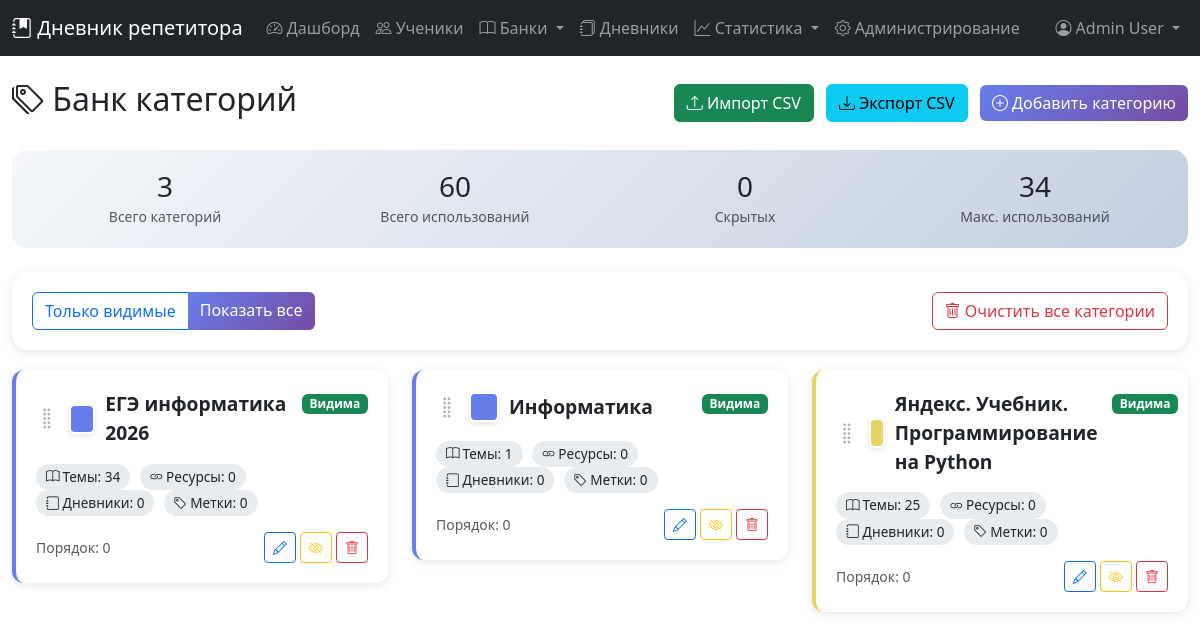
Screenshot of /categories.php?show_hidden=1 (signed in) with the database file from the repository.
### tables this page shows
CREATE TABLE `users` (
  `id` int(11) NOT NULL,
  `username` varchar(50) NOT NULL,
  `email` varchar(100) NOT NULL,
  `password_hash` varchar(255) NOT NULL,
  `first_name` varchar(50) NOT NULL,
  `last_name` varchar(50) NOT NULL,
  `middle_name` varchar(50) DEFAULT NULL,
  `phone` varchar(20) DEFAULT NULL,
  `is_active` tinyint(1) DEFAULT 1,
  `is_admin` tinyint(1) DEFAULT 0,
  `created_at` timestamp NOT NULL DEFAULT current_timestamp(),
  `updated_at` timestamp NOT NULL DEFAULT current_timestamp() ON UPDATE current_timestamp(),
  `last_login` timestamp NULL DEFAULT NULL,
  `reset_token` varchar(100) DEFAULT NULL,
  `reset_token_expires` timestamp NULL DEFAULT NULL
);

CREATE TABLE `categories` (
  `id` int(11) NOT NULL,
  `user_id` int(11) NOT NULL,
  `name` varchar(100) NOT NULL,
  `color` varchar(7) DEFAULT '#808080',
  `is_hidden` tinyint(1) DEFAULT 0,
  `sort_order` int(11) DEFAULT 0,
  `created_at` timestamp NOT NULL DEFAULT current_timestamp(),
  `updated_at` timestamp NOT NULL DEFAULT current_timestamp() ON UPDATE current_timestamp()
);

### config.php (called while the page is built, shortened)
<?php
function isAdmin() {
    return isset($_SESSION['is_admin']) && $_SESSION['is_admin'] == 1;
}
function getCurrentUser($pdo) {
    $stmt = $pdo->prepare("SELECT id, username, email, first_name, last_name, middle_name, phone, is_admin FROM users WHERE id = ?");
    $stmt->execute([$_SESSION['user_id']]);
    return $stmt->fetch();
}
?>

### categories.php (the view, shortened to what this page needs)
<?php
require_once 'config.php';
$currentUser = getCurrentUser($pdo);
$userId = $currentUser['id'];
$action = $_GET['action'] ?? 'list';
$showHidden = isset($_GET['show_hidden']) ? $_GET['show_hidden'] : '0';
$query = "SELECT * FROM categories WHERE user_id = ?";
$params = [$userId];
$query .= " ORDER BY sort_order, name";
$stmt = $pdo->prepare($query);
$stmt->execute($params);
$categories = $stmt->fetchAll();
$usageStats = [];
foreach ($categories as $category) {
    $stmt = $pdo->prepare("
        SELECT
            (SELECT COUNT(*) FROM topics WHERE category_id = ?) as topics,
            (SELECT COUNT(*) FROM resources WHERE category_id = ?) as resources,
            (SELECT COUNT(*) FROM diaries WHERE category_id = ?) as diaries,
            (SELECT COUNT(*) FROM labels WHERE category_id = ?) as labels
    ");
    $stmt->execute([$category['id'], $category['id'], $category['id'], $category['id']]);
    $usageStats[$category['id']] = $stmt->fetch();
}
?>
<!DOCTYPE html>
<html lang="ru">
<head>
    <link href="https://cdn.jsdelivr.net/npm/bootstrap@5.3.0/dist/css/bootstrap.min.css" rel="stylesheet">
    <link href="https://cdn.jsdelivr.net/npm/bootstrap-icons@1.11.0/font/bootstrap-icons.css" rel="stylesheet">
    <link href="https://cdn.jsdelivr.net/npm/spectrum-colorpicker2@2.0.0/dist/spectrum.min.css" rel="stylesheet">
</head>
<body>
    <?php include 'menu.php'; ?>
    <div class="container-fluid py-4">
        <?php if ($action === 'list'): ?>
            <div class="d-flex justify-content-between align-items-center mb-4">
                <h2><i class="bi bi-tags"></i> Банк категорий</h2>
                <div>
                    <button type="button" class="btn btn-success me-2" data-bs-toggle="modal" data-bs-target="#importModal">
                        <i class="bi bi-upload"></i> Импорт CSV
                    </button>
                    <a href="?export_csv=1" class="btn btn-info me-2">
                        <i class="bi bi-download"></i> Экспорт CSV
                    </a>
                    <a href="?action=add" class="btn btn-primary">
                        <i class="bi bi-plus-circle"></i> Добавить категорию
                    </a>
                </div>
            </div>
            <div class="stats-section mb-4">
                <div class="row">
                    <div class="col-md-3">
                        <div class="text-center">
                            <h3 class="mb-0"><?php echo count($categories); ?></h3>
                            <small class="text-muted">Всего категорий</small>
                        </div>
                    </div>
                    <div class="col-md-3">
                        <div class="text-center">
                            <h3 class="mb-0">
                                <?php
                                $totalUsage = 0;
                                foreach ($usageStats as $stat) {
                                    $totalUsage += $stat['topics'] + $stat['resources'] + $stat['diaries'] + $stat['labels'];
                                }
                                echo $totalUsage;
                                ?>
                            </h3>
                            <small class="text-muted">Всего использований</small>
                        </div>
                    </div>
                    <div class="col-md-3">
                        <div class="text-center">
                            <h3 class="mb-0">
                                <?php
                                $hiddenCount = 0;
                                echo $hiddenCount;
                                ?>
                            </h3>
                            <small class="text-muted">Скрытых</small>
                        </div>
                    </div>
                    <div class="col-md-3">
                        <div class="text-center">
                            <h3 class="mb-0">
                                <?php
                                $mostUsed = 0;
                                foreach ($usageStats as $stat) {
                                    $used = $stat['topics'] + $stat['resources'] + $stat['diaries'] + $stat['labels'];
                                    if ($used > $mostUsed) $mostUsed = $used;
                                }
                                echo $mostUsed;
                                ?>
                            </h3>
                            <small class="text-muted">Макс. использований</small>
                        </div>
                    </div>
                </div>
            </div>
            <div class="filter-panel">
                <div class="row align-items-center">
                    <div class="col-md-6">
                        <div class="btn-group" role="group">
                            <a href="?show_hidden=0" class="btn <?php echo $showHidden === '0' ? 'btn-primary' : 'btn-outline-primary'; ?>">
                                Только видимые
                            </a>
                            <a href="?show_hidden=1" class="btn <?php echo $showHidden === '1' ? 'btn-primary' : 'btn-outline-primary'; ?>">
                                Показать все
                            </a>
                        </div>
                    </div>
                    <div class="col-md-6 text-end">
                        <a href="?clear_all=1" class="btn btn-outline-danger"
                           onclick="return confirm('Вы уверены? Это действие очистит все категории. Категории, используемые в других модулях, будут скрыты.')">
                            <i class="bi bi-trash"></i> Очистить все категории
                        </a>
                    </div>
                </div>
            </div>
            <div class="row" id="categories-list">
                <?php if (empty($categories)): ?>
                    <div class="col-12">
                        <div class="alert alert-info text-center py-5">
                            <i class="bi bi-tag" style="font-size: 3rem;"></i>
                            <h4 class="mt-3">Категории не найдены</h4>
                            <p>Создайте первую категорию, нажав кнопку "Добавить категорию"</p>
                        </div>
                    </div>
                <?php else: ?>
                    <?php foreach ($categories as $category): ?>
                        <?php $usage = $usageStats[$category['id']]; ?>
                        <div class="col-md-6 col-lg-4 category-item" data-id="<?php echo $category['id']; ?>">
                            <div class="category-card <?php echo $category['is_hidden'] ? 'hidden' : ''; ?>"
                                 style="border-left-color: <?php echo htmlspecialchars($category['color']); ?>">
                                <div class="d-flex justify-content-between align-items-start">
                                    <div class="category-name">
                                        <span class="sort-handle"><i class="bi bi-grip-vertical"></i></span>
                                        <span class="category-color" style="background: <?php echo htmlspecialchars($category['color']); ?>"></span>
                                        <?php echo htmlspecialchars($category['name']); ?>
                                    </div>
                                    <div>
                                        <span class="badge <?php echo $category['is_hidden'] ? 'bg-secondary' : 'bg-success'; ?>">
                                            <?php echo $category['is_hidden'] ? 'Скрыта' : 'Видима'; ?>
                                        </span>
                                    </div>
                                </div>
                                <div class="mt-3">
                                    <div class="usage-badge">
                                        <i class="bi bi-book"></i> Темы: <?php echo $usage['topics']; ?>
                                    </div>
                                    <div class="usage-badge">
                                        <i class="bi bi-link"></i> Ресурсы: <?php echo $usage['resources']; ?>
                                    </div>
                                    <div class="usage-badge">
                                        <i class="bi bi-journal"></i> Дневники: <?php echo $usage['diaries']; ?>
                                    </div>
                                    <div class="usage-badge">
                                        <i class="bi bi-tag"></i> Метки: <?php echo $usage['labels']; ?>
                                    </div>
                                </div>
                                <div class="mt-3 d-flex justify-content-between align-items-center">
                                    <small class="text-muted">
                                        <i class="bi bi-arrow-up-down"></i> Порядок: <?php echo $category['sort_order']; ?>
                                    </small>
                                    <div>
                                        <a href="?action=edit&id=<?php echo $category['id']; ?>" class="btn btn-sm btn-outline-primary">
                                            <i class="bi bi-pencil"></i>
                                        </a>
                                        <a href="?toggle_hide=1&id=<?php echo $category['id']; ?>" class="btn btn-sm btn-outline-warning">
                                            <i class="bi bi-eye<?php echo $category['is_hidden'] ? '' : '-slash'; ?>"></i>
                                        </a>
                                        <a href="?delete=1&id=<?php echo $category['id']; ?>" class="btn btn-sm btn-outline-danger"
                                           onclick="return confirm('Удалить категорию? Если она используется, она будет скрыта.')">
                                            <i class="bi bi-trash"></i>
                                        </a>
                                    </div>
                                </div>
                            </div>
                        </div>
                    <?php endforeach; ?>
                <?php endif; ?>
            </div>
        <?php endif; ?>
    </div>
</body>
</html>

### menu.php (shortened to what this page needs)
<?php
$currentUser = getCurrentUser($pdo);
?>
<nav class="navbar navbar-expand-lg navbar-dark bg-dark">
    <div class="container-fluid">
        <a class="navbar-brand" href="dashboard.php">
            <i class="bi bi-journal-bookmark-fill"></i> Дневник репетитора
        </a>
        <div class="collapse navbar-collapse" id="navbarNav">
            <ul class="navbar-nav me-auto">
                <li class="nav-item">
                    <a class="nav-link" href="dashboard.php">
                        <i class="bi bi-speedometer2"></i> Дашборд
                    </a>
                </li>
                <li class="nav-item">
                    <a class="nav-link" href="students.php">
                        <i class="bi bi-people"></i> Ученики
                    </a>
                </li>
                <li class="nav-item dropdown">
                    <a class="nav-link dropdown-toggle" href="#" role="button" data-bs-toggle="dropdown">
                        <i class="bi bi-book"></i> Банки
                    </a>
                </li>
                <li class="nav-item">
                    <a class="nav-link" href="diaries.php">
                        <i class="bi bi-journals"></i> Дневники
                    </a>
                </li>
<li class="nav-item dropdown">
    <a class="nav-link dropdown-toggle" href="#" id="statsDropdown" role="button" data-bs-toggle="dropdown">
        <i class="bi bi-graph-up"></i> Статистика
    </a>
</li>                <?php if (isAdmin()): ?>
                <li class="nav-item">
                    <a class="nav-link" href="admin.php">
                        <i class="bi bi-gear"></i> Администрирование
                    </a>
                </li>
                <?php endif; ?>
            </ul>
            <ul class="navbar-nav">
                <li class="nav-item dropdown">
                    <a class="nav-link dropdown-toggle" href="#" role="button" data-bs-toggle="dropdown">
                        <i class="bi bi-person-circle"></i>
                        <?php echo htmlspecialchars($currentUser['first_name'] . ' ' . $currentUser['last_name']); ?>
                    </a>
                </li>
            </ul>
        </div>
    </div>
</nav>
<link rel="stylesheet" href="https://cdn.jsdelivr.net/npm/bootstrap-icons@1.11.0/font/bootstrap-icons.css">

### categories.php (style rules this page uses)
.category-card { background: white; border-radius: 12px; padding: 20px; margin-bottom: 20px; box-shadow: 0 2px 10px rgba(0,0,0,0.1); transition: all 0.3s ease; border-left: 4px solid; position: relative; }
.category-color { width: 30px; height: 30px; border-radius: 6px; display: inline-block; margin-right: 10px; border: 2px solid #fff; box-shadow: 0 2px 5px rgba(0,0,0,0.1); }
.category-name { font-size: 1.2em; font-weight: 600; display: flex; align-items: center; }
.usage-badge { background: #e9ecef; border-radius: 20px; padding: 3px 10px; font-size: 0.85em; margin-right: 5px; display: inline-flex; align-items: center; }
.usage-badge i { margin-right: 3px; }
.filter-panel { background: white; border-radius: 15px; padding: 20px; margin-bottom: 20px; box-shadow: 0 2px 10px rgba(0,0,0,0.1); }
.btn-primary { background: linear-gradient(135deg, #667eea 0%, #764ba2 100%); border: none; }
.sort-handle { cursor: move; color: #adb5bd; font-size: 1.2em; margin-right: 10px; }
.stats-section { background: linear-gradient(135deg, #f5f7fa 0%, #c3cfe2 100%); border-radius: 15px; padding: 20px; margin-bottom: 20px; }

### rows the page displays
users: first_name+last_name "Admin User"
categories: name "ЕГЭ информатика 2026", is_hidden "Видима", topics "34", resources "0", diaries "0", labels "0", sort_order "0"
categories: name "Информатика", is_hidden "Видима", topics "1", resources "0", diaries "0", labels "0", sort_order "0"
categories: name "Яндекс. Учебник. Программирование на Python", is_hidden "Видима", topics "25", resources "0", diaries "0", labels "0", sort_order "0"

### other values shown
count($categories) "3"
$totalUsage "60"
$hiddenCount "0"
$mostUsed "34"
